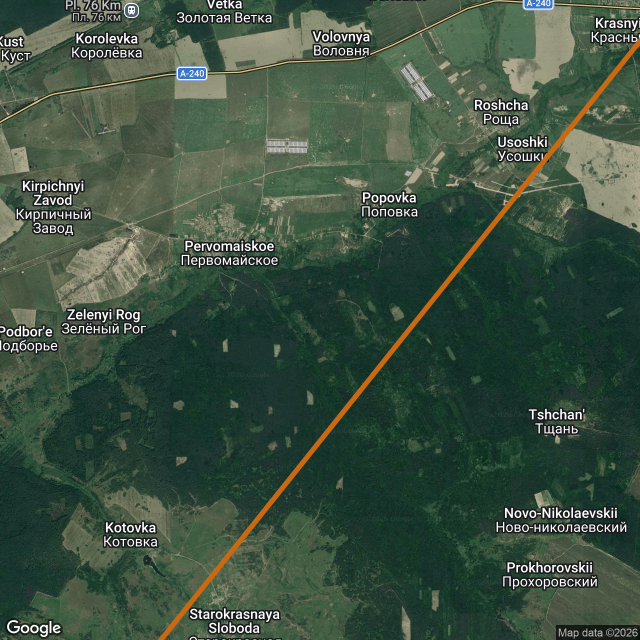
#> input picture kyiv-route-google-squares/14_W-18.png, 1280 x 1280 px (shown at 1/2 size)
$ python square-recognition-example.py
#> lines starting #> are read from the running program, lines starting #| are printed output that depends on the picture
### square_recognition_lib.py
#!/usr/bin/env python3
"""Shared helpers for square recognition examples."""

from __future__ import annotations

import json
from dataclasses import dataclass
from pathlib import Path

import numpy as np
from PIL import Image


ROOT = Path(__file__).resolve().parent
MANIFEST_PATH = ROOT / "kyiv-route-google-squares" / "route-squares.json"
TILES_DIR = ROOT / "kyiv-route-google-squares"
HISTOGRAM_BINS = 12
THUMBNAIL_SIZE = 24
DEFAULT_QUERY_MODE = "cropped_and_rescaled_variant"


def bilinear_resample() -> int:
    if hasattr(Image, "Resampling"):
        return Image.Resampling.BILINEAR
    return Image.BILINEAR


def normalize(vector: np.ndarray) -> np.ndarray:
    norm = float(np.linalg.norm(vector))
    if norm == 0.0:
        return vector
    return vector / norm


@dataclass(frozen=True)
class Cell:
    label: str
    filename: str
    bounds: dict[str, float]
    center: dict[str, float]
    zoom: int

    @property
    def path(self) -> Path:
        return TILES_DIR / self.filename


def load_manifest() -> dict[str, object]:
    return json.loads(MANIFEST_PATH.read_text())


def load_cells() -> list[Cell]:
    data = load_manifest()
    return [
        Cell(
            label=cell["label"],
            filename=cell["filename"],
            bounds=cell["bounds"],
            center=cell["center"],
            zoom=cell["zoom"],
        )
        for cell in data["cells"]
    ]


def load_cell_lookup() -> dict[str, Cell]:
    return {cell.filename: cell for cell in load_cells()}


def compute_descriptor(image: Image.Image) -> np.ndarray:
    resample = bilinear_resample()
    rgb = image.convert("RGB").resize((THUMBNAIL_SIZE, THUMBNAIL_SIZE), resample=resample)
    gray = image.convert("L").resize((THUMBNAIL_SIZE, THUMBNAIL_SIZE), resample=resample)

    rgb_arr = np.asarray(rgb, dtype=np.float32) / 255.0
    gray_arr = np.asarray(gray, dtype=np.float32) / 255.0

    appearance = gray_arr.reshape(-1)

    histograms: list[np.ndarray] = []
    for channel in range(3):
        hist, _ = np.histogram(
            rgb_arr[:, :, channel],
            bins=HISTOGRAM_BINS,
            range=(0.0, 1.0),
            density=True,
        )
        histograms.append(hist.astype(np.float32))

    grad_x = np.abs(np.diff(gray_arr, axis=1))
    grad_y = np.abs(np.diff(gray_arr, axis=0))
    texture = np.array(
        [
            float(gray_arr.std()),
            float(grad_x.mean()),
            float(grad_y.mean()),
        ],
        dtype=np.float32,
    )

    return normalize(np.concatenate([appearance, *histograms, texture]).astype(np.float32))


def compute_descriptor_for_path(image_path: Path) -> np.ndarray:
    with Image.open(image_path) as image:
        return compute_descriptor(image)


def build_variant_image(image: Image.Image) -> Image.Image:
    resample = bilinear_resample()
    width, height = image.size
    dx = max(24, width // 20)
    dy = max(24, height // 20)
    return image.crop((dx, dy, width - dx, height - dy)).resize((width, height), resample=resample)


def build_query_descriptor(query_path: Path, query_mode: str = DEFAULT_QUERY_MODE) -> np.ndarray:
    if query_mode == "exact":
        return compute_descriptor_for_path(query_path)

    if query_mode == DEFAULT_QUERY_MODE:
        with Image.open(query_path) as image:
            return compute_descriptor(build_variant_image(image))

    raise ValueError(f"Unsupported query_mode: {query_mode}")


def precompute_reference_descriptors(cells: list[Cell]) -> dict[str, np.ndarray]:
    return {cell.filename: compute_descriptor_for_path(cell.path) for cell in cells}


def score_query_descriptor(
    query_descriptor: np.ndarray,
    cells: list[Cell],
    reference_descriptors: dict[str, np.ndarray] | None = None,
) -> list[dict[str, object]]:
    if reference_descriptors is None:
        reference_descriptors = precompute_reference_descriptors(cells)

    scored_matches: list[dict[str, object]] = []
    for cell in cells:
        similarity = float(np.dot(query_descriptor, reference_descriptors[cell.filename]))
        scored_matches.append(
            {
                "label": cell.label,
                "filename": cell.filename,
                "similarity": round(similarity, 6),
                "center": cell.center,
                "bounds": cell.bounds,
            }
        )

    scored_matches.sort(key=lambda item: item["similarity"], reverse=True)
    return scored_matches


def recognize_square(
    query_path: Path,
    top_k: int = 5,
    query_mode: str = DEFAULT_QUERY_MODE,
    cells: list[Cell] | None = None,
    reference_descriptors: dict[str, np.ndarray] | None = None,
) -> dict[str, object]:
    if cells is None:
        cells = load_cells()

    query_descriptor = build_query_descriptor(query_path, query_mode=query_mode)
    scored_matches = score_query_descriptor(
        query_descriptor=query_descriptor,
        cells=cells,
        reference_descriptors=reference_descriptors,
    )

    return {
        "query_file": str(query_path.relative_to(ROOT)),
        "query_mode": query_mode,
        "recognized_square": scored_matches[0],
        "top_matches": scored_matches[:top_k],
        "method": {
            "appearance_grid": THUMBNAIL_SIZE,
            "histogram_bins_per_channel": HISTOGRAM_BINS,
            "similarity": "cosine_similarity",
            "note": (
                "Recognition uses image content only. The default query mode applies a central crop "
                "followed by rescaling before matching."
            ),
        },
    }

### square-recognition-example.py
#!/usr/bin/env python3
"""Recognize which square a query tile belongs to."""

from __future__ import annotations

import argparse
import json
from pathlib import Path

from square_recognition_lib import MANIFEST_PATH, ROOT, TILES_DIR, recognize_square


DEFAULT_QUERY = TILES_DIR / "14_W-18.png"
DEFAULT_OUTPUT = ROOT / "square-recognition-example.output.json"


def parse_args() -> argparse.Namespace:
    parser = argparse.ArgumentParser(description="Recognize square labels from route tile images.")
    parser.add_argument(
        "--query",
        default=str(DEFAULT_QUERY),
        help="Path to the query PNG tile.",
    )
    parser.add_argument(
        "--top-k",
        type=int,
        default=5,
        help="Number of best matches to include in the output.",
    )
    parser.add_argument(
        "--output",
        default=str(DEFAULT_OUTPUT),
        help="Path to the JSON output file.",
    )
    return parser.parse_args()


def main() -> None:
    args = parse_args()
    query_path = Path(args.query).expanduser().resolve()
    output_path = Path(args.output).expanduser().resolve()

    if not MANIFEST_PATH.exists():
        raise FileNotFoundError(f"Manifest not found: {MANIFEST_PATH}")
    if not query_path.exists():
        raise FileNotFoundError(f"Query image not found: {query_path}")

    result = recognize_square(query_path=query_path, top_k=args.top_k)
#> (reads kyiv-route-google-squares/route-squares.json from the repository)
#> in build_query_descriptor, image is the input picture: PIL image 1280x1280 RGBA; mean R, G, B, A 61.8, 81.8, 65.3, 255
#> in build_variant_image, `return image.crop((dx, dy, width - dx, height - dy)).resize((width, he..`:
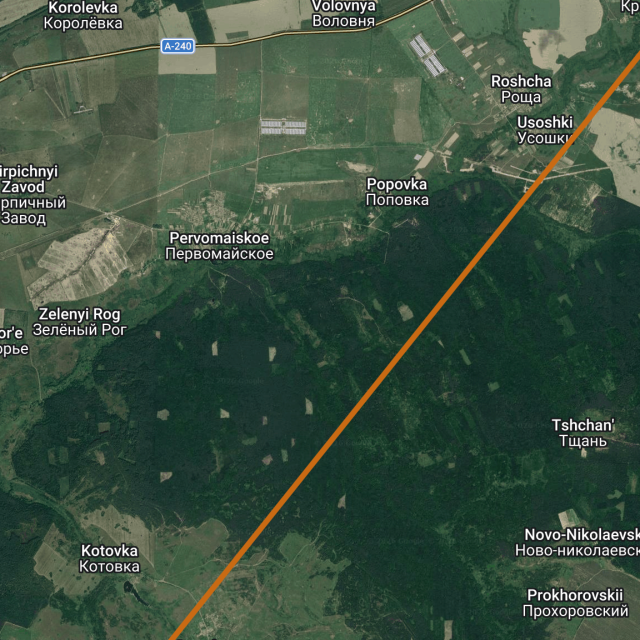
#> returned value: PIL image 1280x1280 RGBA (shown at 1/2 size); mean R, G, B, A 60.5, 80.9, 64.3, 255
#> in compute_descriptor, `resample = bilinear_resample()`: resample = 2
#> in compute_descriptor, `rgb = image.convert("RGB").resize((THUMBNAIL_SIZE, THUMBNAIL_SIZE), re..`:
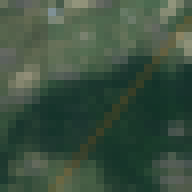
#> rgb: PIL image 24x24 RGB (shown 8 times larger); mean R, G, B 60.5, 80.9, 64.3
#> in compute_descriptor, `gray = image.convert("L").resize((THUMBNAIL_SIZE, THUMBNAIL_SIZE), res..`:
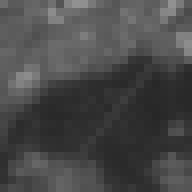
#> gray: PIL image 24x24 L (shown 8 times larger); min 39, max 145, mean 72.9
#> in compute_descriptor, `appearance = gray_arr.reshape(-1)`: appearance = 576 values, max 0.569 at index 9, min 0.153 at index 355, mean 0.286
#> the loop in compute_descriptor, `for channel in range(3):` made 3 passes
#> hist on passes 1 to 3: [0.292, 4.46, 1.48, 2.58, 2.6, 0.333, 0.25, 0, 0, 0, 0, 0], [0, 0, 4.67, 1.65, 3.94, 1.37, 0.354, 0.0208, 0, 0, 0, 0], [0, 1.48, 4.69, 3.81, 1.67, 0.333, 0, 0.0208, 0, 0, 0, 0]
#> after the loop in compute_descriptor, `for channel in range(3):`: histograms = [[0.292, 4.46, 1.48, 2.58, 2.6, 0.333, 0.25, 0, 0, 0, 0, 0], [0, 0, 4.67, 1.65, 3.94, 1.37, 0.354, 0.0208, 0, 0, 0, 0], [0, 1.48, 4.69, 3.81, 1.67, 0.333, 0, 0.0208, 0, 0, 0, 0]]
#> in compute_descriptor, `grad_x = np.abs(np.diff(gray_arr, axis=1))`:
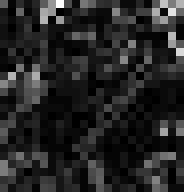
#> grad_x: shape (24, 23) float32 (shown 8 times larger); min 0, max 0.184, mean 0.0271; drawn with min black and max white
#> in compute_descriptor, `grad_y = np.abs(np.diff(gray_arr, axis=0))`:
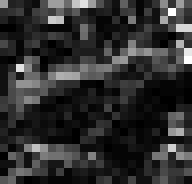
#> grad_y: shape (23, 24) float32 (shown 8 times larger); min 0, max 0.176, mean 0.0327; drawn with min black and max white
#> in compute_descriptor, `texture = np.array( [ float(gray_arr.std()), float(grad_x.mean()), flo..`: texture = [0.0995, 0.0271, 0.0327]
#> in normalize, `norm = float(np.linalg.norm(vector))`: norm = 13.12
#> in recognize_square, `query_descriptor = build_query_descriptor(query_path, query_mode=query..`: query_descriptor = 615 values, max 0.357 at index 602, min 0 at index 583, mean 0.0249
    output_path.write_text(json.dumps(result, indent=2, ensure_ascii=False) + "\n")
    print(output_path)


if __name__ == "__main__":
#> (the run stopped early here; a loop or call above may not have finished)
